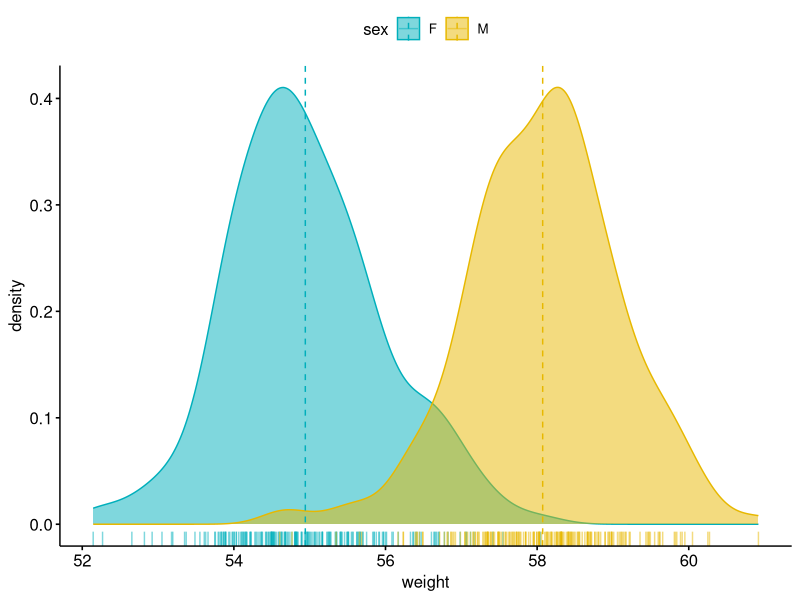
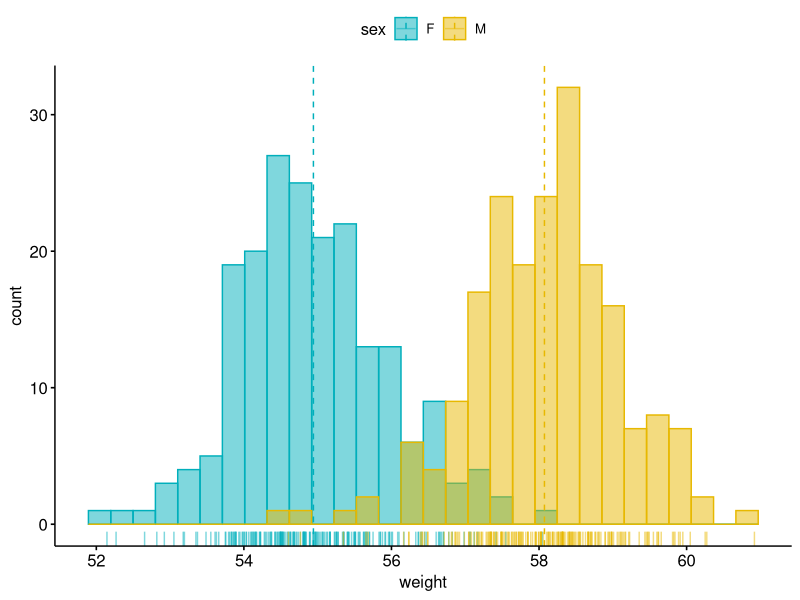
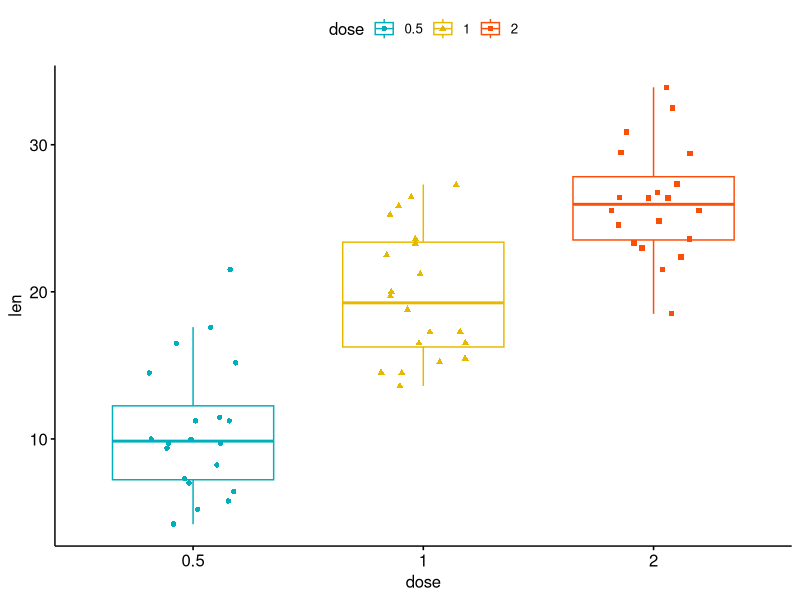
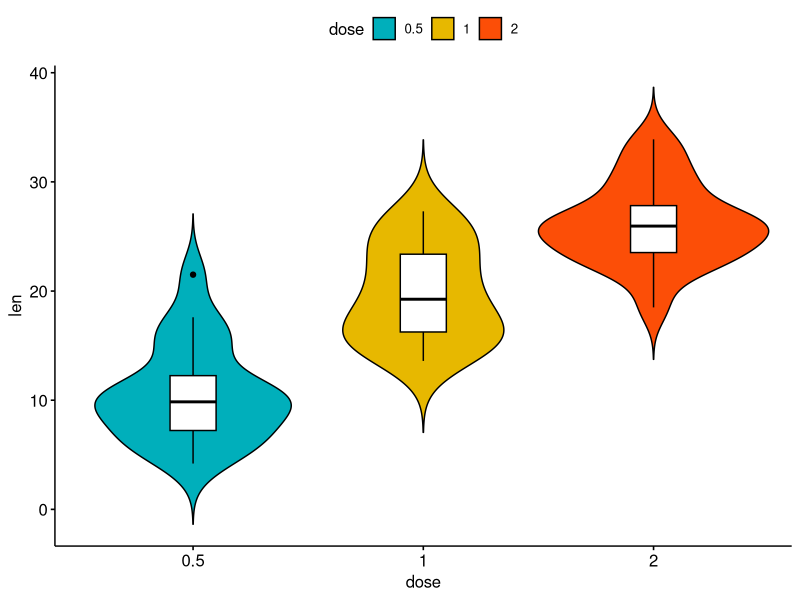

R code for these plots, in order:
## ---- chunk 1
knitr::opts_chunk$set(
  collapse = TRUE,
  comment = "#>",
  fig.path = "README-"
)
## ---- chunk 2
library(ggpubr)
# Create some data format
# +++++++++++++++++++++++++++++++++++++++++++
set.seed(1234)
wdata = data.frame(
   sex = factor(rep(c("F", "M"), each=200)),
   weight = c(rnorm(200, 55), rnorm(200, 58)))
head(wdata, 4)

# Density plot with mean lines and marginal rug
# +++++++++++++++++++++++++++++++++++++++++++
# Change outline and fill colors by groups ("sex")
# Use custom palette
ggdensity(wdata, x = "weight",
   add = "mean", rug = TRUE,
   color = "sex", fill = "sex",
   palette = c("#00AFBB", "#E7B800"))
# Histogram plot with mean lines and marginal rug
# +++++++++++++++++++++++++++++++++++++++++++
# Change outline and fill colors by groups ("sex")
# Use custom color palette
gghistogram(wdata, x = "weight",
   add = "mean", rug = TRUE,
   color = "sex", fill = "sex",
   palette = c("#00AFBB", "#E7B800"))
## ---- chunk 3
# Load data
data("ToothGrowth")
df <- ToothGrowth
head(df, 4)

# Box plots with jittered points
# ++++++++++++++++++++++++++++++++
# Change outline colors by groups: dose
# Use custom color palette
# Add jitter points and change the shape by groups
 ggboxplot(df, x = "dose", y = "len",
    color = "dose", palette =c("#00AFBB", "#E7B800", "#FC4E07"),
    add = "jitter", shape = "dose")
 
# Violin plots with box plots inside
# +++++++++++++++++++++++++++++++++
# Change fill color by groups: dose
# add boxplot with white fill color
ggviolin(df, x = "dose", y = "len", fill = "dose",
   palette = c("#00AFBB", "#E7B800", "#FC4E07"),
   add = "boxplot", add.params = list(fill = "white"))
